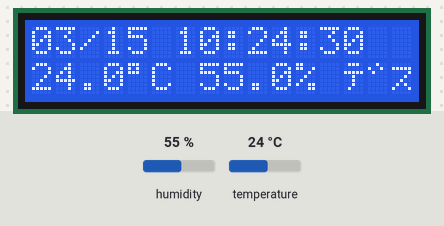
A program run on a simulated Raspberry Pi (BCM pin numbers). On the bench: 16×2 character LCD. Inputs (shaded band) come from the test bench; at power-on: temperature 24 °C, humidity 55 %. The clock reads 2024-03-15 10:24:30 at power-on unless the program sets it; files the program writes start out absent; what the program prints to the terminal is not drawn.

Above: at 1.2 s.
1.3 s: temperature set to 3 °C
At 3.4 s:
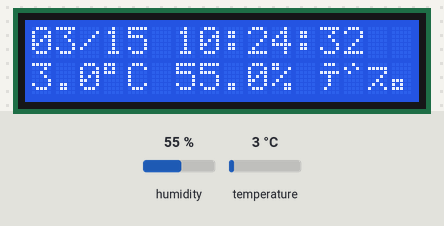
4.8 s: humidity set to 22 %
At 7.8 s:
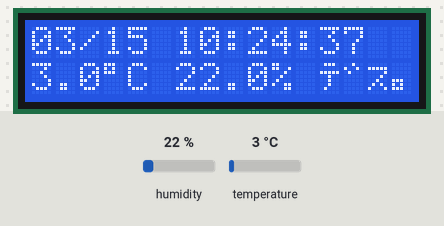
8.0 s: humidity set to 40 %
At 10.5 s:
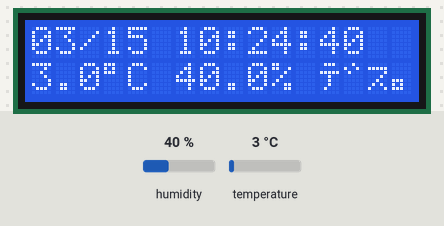
10.9 s: temperature set to 12 °C
At 13.4 s:
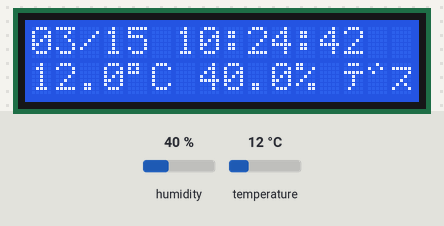
Timing chart, 0 to 14.8 s (numbered marks = the images above; inputs shaded):
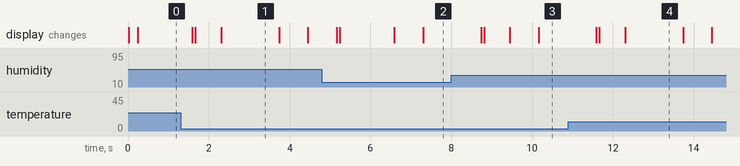

Measured:
- after the input at 1.3 s, the display: first differs from a run without the input after 0.37 s (image 1 shows a later state)
- after the input at 10.9 s, the display: first differs from a run without the input after 0.77 s (image 4 shows a later state)
- what the display in image 1 shows lasts 1.4 s, from 2.3 s to 3.7 s

The program:

lcd.py
```python
# -*- coding: utf-8 -*-
import i2clcdb as lcd
import time
import RPi.GPIO as GPIO
import dht11
import json
import datetime

# initialize GPIO
GPIO.setwarnings(True)
GPIO.setmode(GPIO.BCM)

# read data using pin 14
#instance = dht11.DHT11(pin=14)
instance = dht11.DHT11(pin=24)


def main():
	lcd.lcd_init()
	try:
		while True:
			result = instance.read()
			if result.is_valid():
				print("Last valid input: " + str(datetime.datetime.now()))

				print("Temperature: %-3.1f C" % result.temperature)
				print("Humidity: %-3.1f %%" % result.humidity)

				line1 = f"{datetime.datetime.now():%m/%d　%H:%M:%S}"
				line2 = f"{result.temperature}゜C　{result.humidity}%　デス。"

				lcd.lcd_string_kana(line1, lcd.LCD_LINE_1)
				lcd.lcd_string_kana(line2, lcd.LCD_LINE_2)
				temp_dic = {
					"temp":result.temperature,
					"huid":result.humidity
				}
				tempture_file = open("tempture.json", "w")
				tempture_file.write(json.dumps(temp_dic))
				tempture_file.close()

			time.sleep(0.5)

	except KeyboardInterrupt:
		print("Cleanup")
		GPIO.cleanup()

	time.sleep(1)

	lcd.lcd_init()
	lcd.lcd_toggle_enable(0x01)

if __name__ == '__main__':
	try:
		main()
	except KeyboardInterrupt:
		#pass
		lcd.lcd_byte(0x01, lcd.LCD_CMD)
	finally:
		lcd.lcd_byte(0x01, lcd.LCD_CMD)
```

i2clcdb.py
```python
#coding:utf-8
import smbus
import time
import sys

# Define some device parameters
I2C_ADDR  = 0x27 # I2C device address, if any error, change this address to 0x3f
LCD_WIDTH = 16   # Maximum characters per line

# Define some device constants
LCD_CHR = 1 # Mode - Sending data
LCD_CMD = 0 # Mode - Sending command

LCD_LINE_1 = 0x80 # LCD RAM address for the 1st line
LCD_LINE_2 = 0xC0 # LCD RAM address for the 2nd line
LCD_LINE_3 = 0x94 # LCD RAM address for the 3rd line
LCD_LINE_4 = 0xD4 # LCD RAM address for the 4th line

LCD_BACKLIGHT  = 0x08  # On
#LCD_BACKLIGHT = 0x00  # Off

ENABLE = 0b00000100 # Enable bit

# Timing constants
E_PULSE = 0.0005
E_DELAY = 0.0005

#Open I2C interface
#bus = smbus.SMBus(0)  # Rev 1 Pi uses 0
bus = smbus.SMBus(1) # Rev 2 Pi uses 1

def lcd_init():
	# Initialise display
	lcd_byte(0x33,LCD_CMD) # 110011 Initialise
	lcd_byte(0x32,LCD_CMD) # 110010 Initialise
	lcd_byte(0x06,LCD_CMD) # 000110 Cursor move direction
	lcd_byte(0x0C,LCD_CMD) # 001100 Display On,Cursor Off, Blink Off
	lcd_byte(0x28,LCD_CMD) # 101000 Data length, number of lines, font size
	lcd_byte(0x01,LCD_CMD) # 000001 Clear display
	time.sleep(E_DELAY)

def lcd_byte(bits, mode):
	# Send byte to data pins
	# bits = the data
	# mode = 1 for data
	#        0 for command

	bits_high = mode | (bits & 0xF0) | LCD_BACKLIGHT
	bits_low = mode | ((bits<<4) & 0xF0) | LCD_BACKLIGHT

	# High bits
	bus.write_byte(I2C_ADDR, bits_high)
	lcd_toggle_enable(bits_high)

	# Low bits
	bus.write_byte(I2C_ADDR, bits_low)
	lcd_toggle_enable(bits_low)

def lcd_toggle_enable(bits):
	# Toggle enable
	time.sleep(E_DELAY)
	bus.write_byte(I2C_ADDR, (bits | ENABLE))
	time.sleep(E_PULSE)
	bus.write_byte(I2C_ADDR,(bits & ~ENABLE))
	time.sleep(E_DELAY)

def lcd_string(message,line):
	# Send string to display

	message = message.ljust(LCD_WIDTH," ")

	lcd_byte(line, LCD_CMD)

	for i in range(LCD_WIDTH):
		lcd_byte(ord(message[i]),LCD_CHR)

def lcd_string_kana(message,line):
	#文字コードnの文字 ＝ n番目の文字
	codes = u'線線線線線線線線線線線線線線線線　　　　　　　　　　　　　　　　!"#$%&\'()*+,-./0123456789:;<=>?@ABCDEFGHIJKLMNOPQRSTUVWXYZ[\]^_`abcdefghijklmnopqrstuvwxyz{|}→←　　　　　　　　　　　　　　　　　　　　　　　　　　　　　　　　　。「」、・ヲァィゥェォャュョッーアイウエオカキクケコサシスセソタチツテトナニヌネノハヒフヘホマミムメモヤユヨラリルレロワン゛゜αäβεμσρq√陰ι×￠￡nöpqθ∞ΩüΣπxν千万円÷　塗'
	#変換する文字の辞書(ex.「バ」＝「ハ」「゛」)
	dic ={u'ガ':u'カ゛',u'ギ':u'キ゛',u'グ':u'ク゛',u'ゲ':u'ケ゛',u'ゴ':u'コ゛',u'ザ':u'サ゛',u'ジ':u'シ゛',u'ズ':u'ス゛',u'ゼ':u'セ゛',u'ゾ':u'ソ゛',u'ダ':u'タ゛',u'ヂ':u'チ゛',u'ヅ':u'ツ゛',u'デ':u'テ゛',u'ド':u'ト゛',u'バ':u'ハ゛',u'ビ':u'ヒ゛',u'ブ':u'フ゛',u'ベ':u'ヘ゛',u'ボ':u'ホ゛',u'パ':u'ハ゜',u'ピ':u'ヒ゜',u'プ':u'フ゜',u'ペ':u'ヘ゜',u'ポ':u'ホ゜',u'℃':u'゜C'}
	message = message.ljust(LCD_WIDTH," ")
	lcd_byte(line, LCD_CMD)

	#濁音など、文字の変換
	message2 = ""
	for i in range(LCD_WIDTH):
		if ( message[i] in dic.keys() ):
			message2 += dic[message[i]]
		else:
			message2 += message[i]

	#文字コードのリストにある文字なら表示、それ以外は表示しない
	for i in range(LCD_WIDTH):
		if (codes.find(message2[i]) >= 0):
			lcd_byte(codes.find(message2[i])+1,LCD_CHR)
		elif (message2[i] != u' '):
			print("No such character!    :" + message2[i])

if __name__ == '__main__':

	try:
		main()
	except KeyboardInterrupt:
		pass
	#finally:
		#lcd_byte(0x01, LCD_CMD)
```
